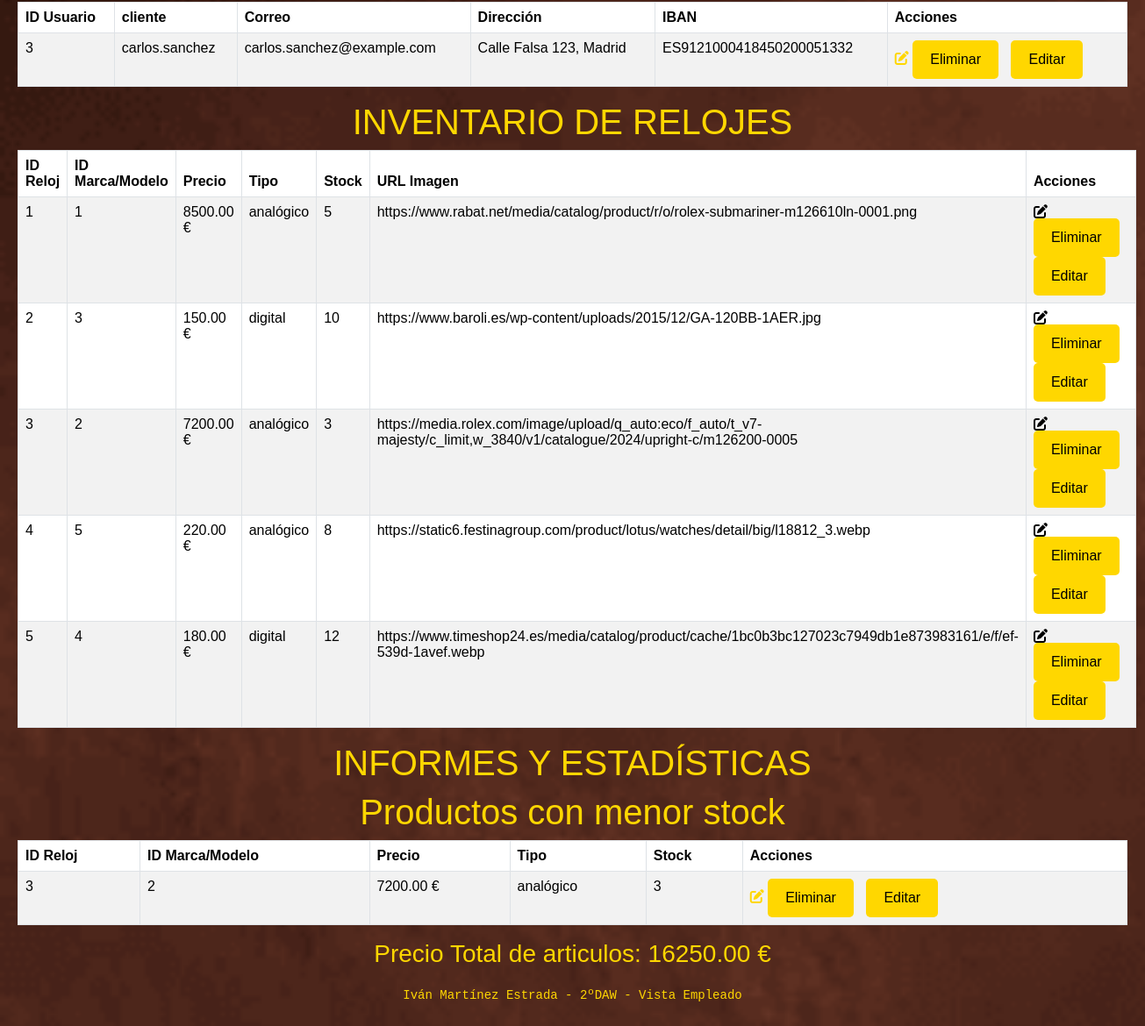
Page /docker/src/Vista/vistaEmpleado.php (lower part) on the earlier database version.
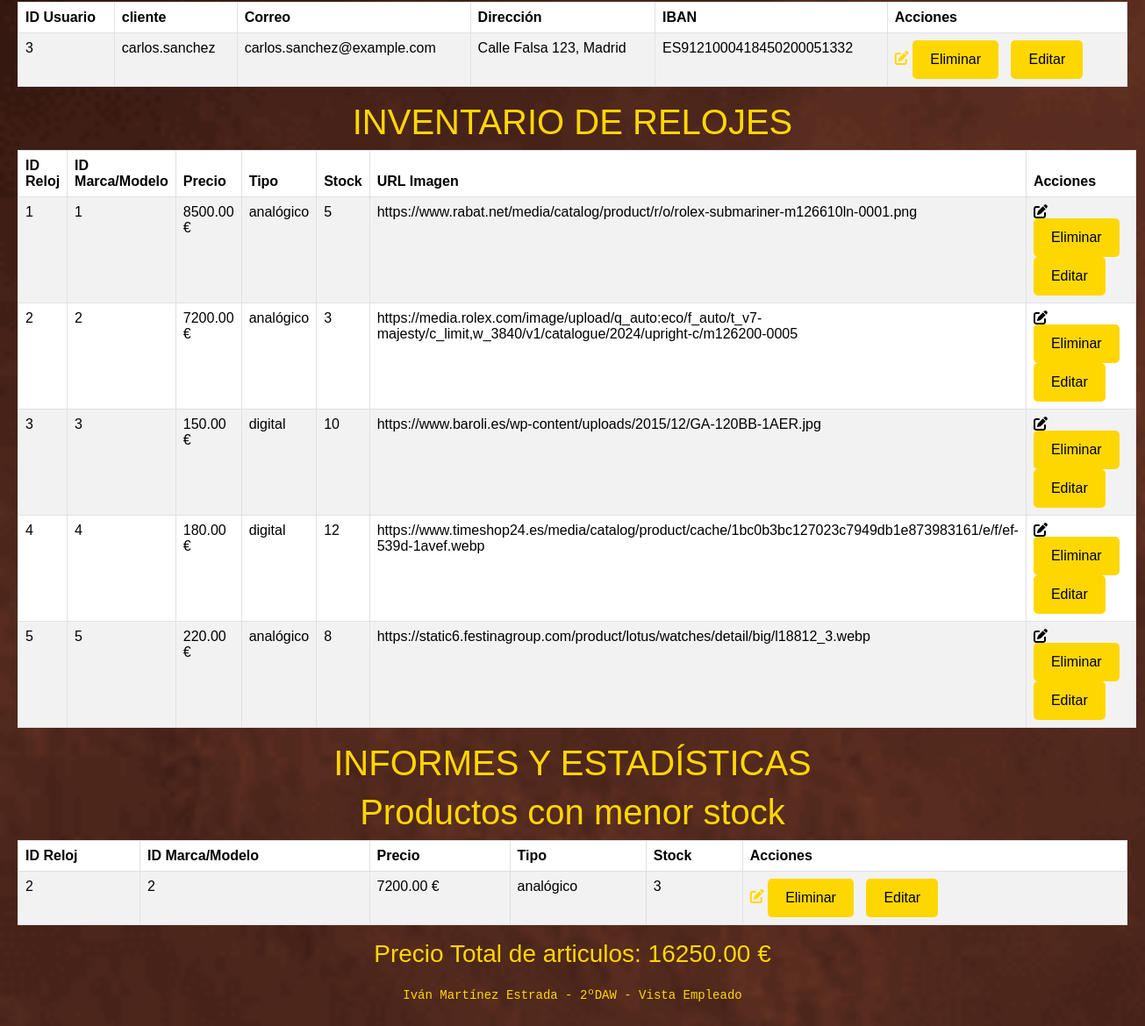
Same page on the later database version.
### tables this page shows
CREATE TABLE usuarios (
    id_usuario INT AUTO_INCREMENT PRIMARY KEY,
    login VARCHAR(50) UNIQUE NOT NULL,
    clave VARCHAR(255) NOT NULL,
    id_rol INT,
    nombre VARCHAR(50),
    apellidos VARCHAR(100),
    dni VARCHAR(20) DEFAULT NULL,
    nss VARCHAR(20) DEFAULT NULL,
    telefono VARCHAR(15) DEFAULT NULL,
    correo VARCHAR(100) DEFAULT NULL,
    direccion VARCHAR(255) DEFAULT NULL,
    iban VARCHAR(34) DEFAULT NULL,
    CONSTRAINT fk_usuarios_idrol FOREIGN KEY (id_rol)
        REFERENCES roles(id_rol)
        ON DELETE SET NULL
        ON UPDATE CASCADE
);

CREATE TABLE relojes (
    id_reloj INT AUTO_INCREMENT PRIMARY KEY,
    id_marca_modelo INT NOT NULL,
    precio DECIMAL(10, 2),
    id_detalle_precio INT,
    tipo ENUM('digital', 'analógico'),
    stock INT DEFAULT 0,
    url_imagen VARCHAR(255),
    CONSTRAINT fk_relojes_marca_modelo FOREIGN KEY (id_marca_modelo)
        REFERENCES marca_modelo(id_marca_modelo)
        ON UPDATE CASCADE,
    CONSTRAINT fk_relojes_detalle_precio FOREIGN KEY (id_detalle_precio)
        REFERENCES detalles_precio(id_detalle_precio)
        ON DELETE SET NULL
        ON UPDATE CASCADE
);

### docker/src/Modelo/Usuario.php (called while the page is built, shortened)
<?php
class Usuario {
    private $id_usuario;
    private $login;
    private $correo;
    private $direccion;
    private $iban;
    public function getId_usuario() {
        return $this->id_usuario;
    }
    public function getLogin() {
        return $this->login;
    }
    public function getCorreo() {
        return $this->correo;
    }
    public function getDireccion() {
        return $this->direccion;
    }
    public function getIban() {
        return $this->iban;
    }
    public static function listarClientes() {
        try {
            $conexion = Db::getConexion();
            $stmt = $conexion->prepare("SELECT * FROM usuarios WHERE id_rol = 3");
            $stmt->execute();
            $clientes = $stmt->fetchAll(PDO::FETCH_CLASS, self::class);
        } catch (PDOException $e) {
            $clientes = false;
        }
        return $clientes;
    }
}

### docker/src/Vista/vistaEmpleado.php (the view, shortened to what this page needs)
<?php
require_once __DIR__ . '/../Modelo/Usuario.php';
var_dump($_SESSION);
$clientesObj = Usuario::listarClientes();
$relojes = [];
$conexion = Db::getConexion();
$consulta = "SELECT * FROM relojes";
$resultado = $conexion->query($consulta);
if ($resultado) {
  while ($fila = $resultado->fetch(PDO::FETCH_ASSOC)) {
    $relojes[] = $fila;
  }
}
$masVendidos = [];
$conexion = Db::getConexion();
$consulta = "SELECT * FROM relojes WHERE stock < 5 ORDER BY stock ASC LIMIT 5";
$resultado = $conexion->query($consulta);
if ($resultado) {
  while ($fila = $resultado->fetch(PDO::FETCH_ASSOC)) {
    $masVendidos[] = $fila;
  }
}
$totalPrecio = 0;
$conexion = Db::getConexion();
$consulta = "SELECT SUM(precio) as total_precio FROM relojes";
$resultado = $conexion->query($consulta);
if ($resultado) {
  $fila = $resultado->fetch(PDO::FETCH_ASSOC);
  $totalPrecio = $fila['total_precio'];
}
?>
<!DOCTYPE html>
<html lang="en">
<head>
    <link href="https://cdn.jsdelivr.net/npm/bootstrap@5.3.2/dist/css/bootstrap.min.css" rel="stylesheet">
    <link rel="stylesheet" href="https://cdnjs.cloudflare.com/ajax/libs/font-awesome/6.7.2/css/all.min.css" />
    <link rel="stylesheet" href="../css/estilos.css">
</head>
<body>
    <div id="header">
    <div id="gestionClientes">
        <table class="table table-striped table-bordered table-hover">
            <thead>
          <tr>
              <th>ID Usuario</th>
              <th>cliente</th>
              <th>Correo</th>
              <th>Dirección</th>
              <th>IBAN</th>
              <th>Acciones</th>
          </tr>
            </thead>
            <tbody>
            <?php
            if (!empty($clientesObj)) {
              foreach ($clientesObj as $cliente) { ?>
                <tr>
                  <td><?= $cliente->getId_usuario() ?></td>
                  <td><?= $cliente->getLogin() ?></td>
                  <td><?= $cliente->getCorreo() ?></td>
                  <td><?= $cliente->getDireccion() ?></td>
                  <td><?= $cliente->getIban() ?></td>
                  <td>
                    <a href="controladorEmpleado.php?action=editar&id_cliente=<?= $cliente->getId_usuario() ?>">
                      <i class="fa-solid fa-pen-to-square"></i>
                      <input type="button" value="Eliminar" class="btn btn-secondary">
                      <input type="button" value="Editar" class="btn btn-primary">
                    </a>
                  </td>
                </tr>
            <?php }
            } ?>
            </tbody>
        </table>
    </div>
    <div id="gestionInventario">
        <h1>INVENTARIO DE RELOJES</h1>
        <table class="table table-striped table-bordered table-hover">
            <thead>
          <tr>
              <th>ID Reloj</th>
              <th>ID Marca/Modelo</th>
              <th>Precio</th>
              <th>Tipo</th>
              <th>Stock</th>
              <th>URL Imagen</th>
              <th>Acciones</th>
          </tr>
            </thead>
            <tbody>
            <?php foreach($relojes as $reloj){ ?>
          <tr>
              <td><?= $reloj['id_reloj']; ?></td>
              <td><?= $reloj['id_marca_modelo']; ?></td>
              <td><?= $reloj['precio']; ?> €</td>
              <td><?= $reloj['tipo']; ?></td>
              <td><?= $reloj['stock']; ?></td>
              <td><?= $reloj['url_imagen']; ?></td>
              <td>
              <i class="fa-solid fa-pen-to-square"></i>
              <input type="button" value="Eliminar" class="btn btn-secondary">
              <input type="button" value="Editar" class="btn btn-primary">
              </td>
          </tr>
            <?php } ?>
            </tbody>
        </table>
          </div>
          <div id="informes">
        <h1>INFORMES Y ESTADÍSTICAS</h1>
        <h1>Productos con menor stock</h1>
        <div>
        <table class="table table-striped table-bordered table-hover">
            <thead>
          <tr>
              <th>ID Reloj</th>
              <th>ID Marca/Modelo</th>
              <th>Precio</th>
              <th>Tipo</th>
              <th>Stock</th>
              <th>Acciones</th>
          </tr>
            </thead>
            <tbody>
            <?php foreach($masVendidos as $masvendido){ ?>
          <tr>
              <td><?= $masvendido['id_reloj']; ?></td>
              <td><?= $masvendido['id_marca_modelo']; ?></td>
              <td><?= $masvendido['precio']; ?> €</td>
              <td><?= $masvendido['tipo']; ?></td>
              <td><?= $masvendido['stock']; ?></td>
              <td>
          <a href="controladorEmpleado.php?action=editar&id_reloj=<?= $masvendido['id_reloj']; ?>">
              <i class="fa-solid fa-pen-to-square"></i>
              <input type="button" value="Eliminar" class="btn btn-secondary">
              <input type="button" value="Editar" class="btn btn-primary">
          </a>
              </td>
          </tr>
            <?php } ?>
            </tbody>
        </table>
        <h3> Precio Total de articulos: <?= $totalPrecio?> €</h3>
        </div>
    </div>
    <div id="pieDePagina">
        <footer>
            <pre>Iván Martínez Estrada - 2ºDAW - Vista Empleado</pre>
        </footer>
    </div>
</body>
</html>

### docker/src/css/estilos.css (style rules this page uses)
body { background-image: url(../imagenBackground/istockphoto-1291142873-612x612.png)!important; color: #FFD700; font-family: 'Poppins', sans-serif; margin: 0; padding: 20px; background-repeat: no-repeat; background-size: cover; text-align: center; }
a { color: #FFD700; text-decoration: none; }
#pieDePagina { margin-top: 20px; text-align: center; }
input[type="submit"], input[type="button"] { background-color: #FFD700; color: #000; border: none; padding: 10px 20px; border-radius: 5px; cursor: pointer; margin-right: 10px; }

Differences in the rows shown:
no longer on one of the page's lists (row edited): relojes: id_reloj "3", id_marca_modelo "2", precio "7200.00", tipo "analógico", stock "3"
now on one of the page's lists (row edited): relojes: id_reloj "2", id_marca_modelo "2", precio "7200.00", tipo "analógico", stock "3"
changed relojes id 2: id_marca_modelo "3" → "2"; precio "150.00" → "7200.00"; tipo "digital" → "analógico"; stock "10" → "3"; url_imagen "https://www.baroli.es/wp-content/uploads/2015/12/GA-120BB-1AER.jpg" → "https://media.rolex.com/image/upload/q_auto:eco/f_auto/t_v7-majesty/c_limit,w_3840/v1/catalogue/2024/upright-c/m126200-0005"
changed relojes id 3: id_marca_modelo "2" → "3"; precio "7200.00" → "150.00"; tipo "analógico" → "digital"; stock "3" → "10"; url_imagen "https://media.rolex.com/image/upload/q_auto:eco/f_auto/t_v7-majesty/c_limit,w_3840/v1/catalogue/2024/upright-c/m126200-0005" → "https://www.baroli.es/wp-content/uploads/2015/12/GA-120BB-1AER.jpg"
changed relojes id 4: id_marca_modelo "5" → "4"; precio "220.00" → "180.00"; tipo "analógico" → "digital"; stock "8" → "12"; url_imagen "https://static6.festinagroup.com/product/lotus/watches/detail/big/l18812_3.webp" → "https://www.timeshop24.es/media/catalog/product/cache/1bc0b3bc127023c7949db1e873983161/e/f/ef-539d-1avef.webp"
changed relojes id 5: id_marca_modelo "4" → "5"; precio "180.00" → "220.00"; tipo "digital" → "analógico"; stock "12" → "8"; url_imagen "https://www.timeshop24.es/media/catalog/product/cache/1bc0b3bc127023c7949db1e873983161/e/f/ef-539d-1avef.webp" → "https://static6.festinagroup.com/product/lotus/watches/detail/big/l18812_3.webp"
